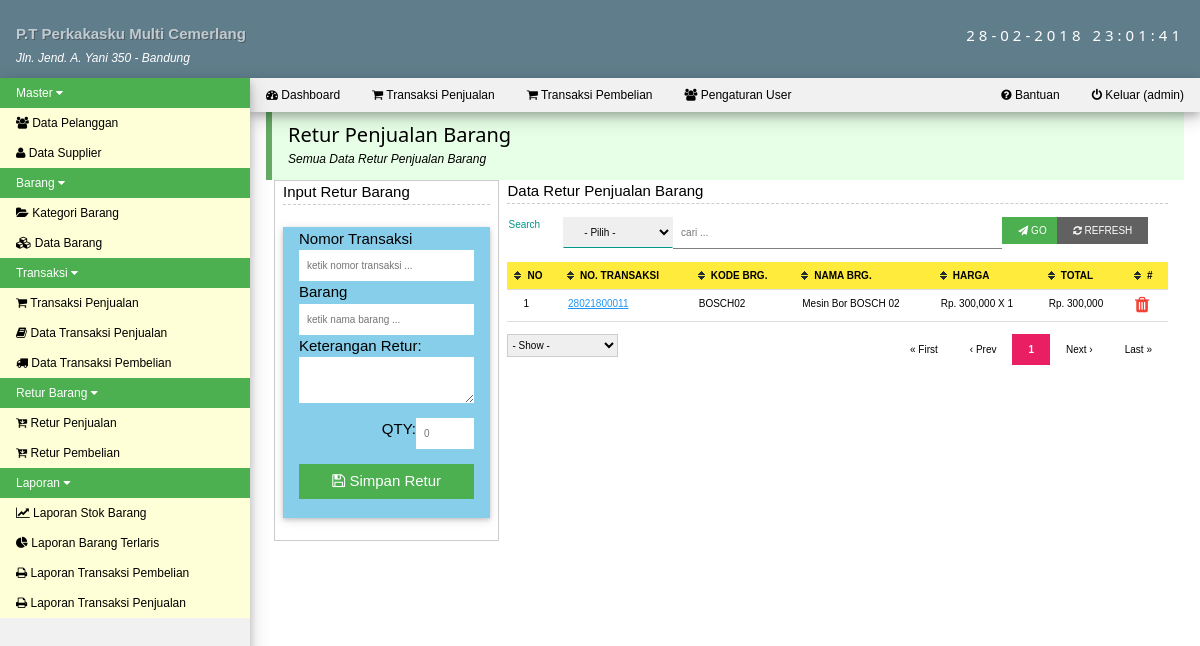
The page /med.php?mod=returpenjualan (signed in) on the database its author committed.
### tables this page shows
CREATE TABLE `menu` (
  `id_menu` int(11) NOT NULL,
  `nama_menu` varchar(50) NOT NULL,
  `posisi` int(11) NOT NULL
);

CREATE TABLE `modul` (
  `id_modul` int(11) NOT NULL,
  `id_menu` int(11) NOT NULL,
  `nama_modul` varchar(150) NOT NULL,
  `link_menu` text NOT NULL,
  `posisi` int(11) NOT NULL,
  `icon_menu` varchar(150) NOT NULL
);

CREATE TABLE `tb_retur_penjualan` (
  `no_transaksi` varchar(30) NOT NULL,
  `kode_barang` varchar(30) NOT NULL,
  `qty` int(4) NOT NULL,
  `harga` double(10,2) NOT NULL,
  `disc` double(5,2) NOT NULL,
  `petugas` int(11) NOT NULL,
  `keterangan` text NOT NULL,
  `timestmp` datetime NOT NULL
);

CREATE TABLE `tb_barang` (
  `kode_barang` varchar(30) NOT NULL,
  `nama_barang` varchar(50) NOT NULL,
  `harga_beli` int(50) NOT NULL,
  `harga_jual` int(50) NOT NULL,
  `kategori_id` char(5) NOT NULL,
  `jml_stok` int(11) NOT NULL,
  `satuan` varchar(10) NOT NULL,
  `kode_supplier` varchar(10) NOT NULL,
  `deskripsi` varchar(300) NOT NULL,
  `tgl_input` date NOT NULL
);

### med.php (the view, shortened to what this page needs)
<!DOCTYPE html>
<html>
<head>
    <link rel="stylesheet" href="css/w3.css">
    <link rel="stylesheet" href="css/font-awesome.min.css">
    <link rel="stylesheet" href="js/jquery-ui/jquery-ui.css">
    <link rel="stylesheet" type="text/css" href="css/pace.css">
</head>
<body>
<div class="w3-top">
<div class="w3-row w3-blue-grey w3-padding">
  <div class="w3-half" style="margin:15px 0 2px 0;"><b class='w3-text-shadow w3-text-bold w3-opacity'>P.T Perkakasku Multi Cemerlang</b><br><i style="font-size:12px;">Jln. Jend. A. Yani 350 - Bandung</i></div>
  <div class="w3-half w3-margin-top w3-wide w3-hide-medium w3-hide-small"><div class="w3-right"><?php echo date('d-m-Y H:i:s'); ?></div></div>
</div>
<nav id="left-nav" class="w3-sidenav w3-small w3-light-grey w3-card-4" style="width:250px;">
  <div id="menuTut" class="myMenu w3-accordion">
    <?php
        $sql_menu = mysql_query("SELECT * FROM menu ORDER BY posisi ASC") or die(mysql_error());
        while ($mn = mysql_fetch_assoc($sql_menu)) {
            echo"<button onclick=\"myFunction('".$mn['id_menu']."')\" class=\"w3-padding-hor-16 w3-btn-block w3-left-align w3-green\"> $mn[nama_menu] <i class=\"fa fa-caret-down\"></i></button>
            <div id=\"$mn[id_menu]\" class=\"w3-accordion-content w3-pale-yellow w3-show\">";
            $sql_sub = mysql_query("SELECT * FROM modul
                WHERE id_menu = '$mn[id_menu]' ORDER BY posisi ASC") or die(mysql_error());
            while ($sm = mysql_fetch_assoc($sql_sub)) {
                echo"<a href=\"$sm[link_menu]\"><i class=\"$sm[icon_menu]\"></i> $sm[nama_modul]</a>";
            }
            echo"</div>";
        }
    ?>
    <br>
    <br>
    <br>
    <br>
    <br>
    <br>
    <br>
  </div>
</nav>
    <div style="margin-left:250px;">
        <ul class="w3-navbar w3-light-grey w3-small w3-card-4">
          <li><a class="w3-hover-black w3-padding-10" href="index.php"><i class="fa fa-dashboard"></i> Dashboard</a></li>
          <li><a class="w3-hover-black w3-padding-10" href="med.php?mod=penjualan"><i class="fa fa-shopping-cart"></i> Transaksi Penjualan</a></li>
          <li><a class="w3-hover-black w3-padding-10" href="med.php?mod=pembelian&act=form"><i class="fa fa-shopping-cart"></i> Transaksi Pembelian</a></li>
          <li><a class="w3-hover-black w3-padding-10" href="med.php?mod=user"><i class="fa fa-group"></i> Pengaturan User</a></li>
          <li class="w3-right"><a class="w3-hover-black w3-padding-10" href="logout.php" onclick="return confirm('Yakin ingin keluar');"><i class="fa fa-power-off"></i> Keluar (<?php echo $_SESSION['login_user']; ?>)</a></li>
          <li class="w3-right"><a class="w3-hover-black w3-padding-10" href="med.php?mod=bantuan"><i class="fa fa-question-circle"></i> Bantuan</a></li>
        </ul>
    </div>
</div>
<div style="margin-left:250px;">
    <div id="main" class="w3-container" style="margin-top:110px">
        <?php include"content.php"; ?>
        <br>
    </div>
</div>
</body>
</html>

### mod/retur/retur_penjualan.php (shortened to what this page needs)
<?php
	$linkaksi = 'med.php?mod=returpenjualan';
	if(isset($_GET['act']))
	{
		$act = $_GET['act'];
		$linkaksi .= '&act='.$act;
	}
	else
	{
		$act = '';
	}
	$aksi = 'mod/retur/act_retur_penjualan.php';
	switch ($act) {
		default :
			echo"<div class='w3-container w3-small w3-pale-green w3-leftbar w3-border-green'>
				<h4 style='margin-bottom:0;padding-bottom:0;'>Retur Penjualan Barang</h4>
				<p style='margin-top:0;padding-top:0;'><i>Semua Data Retur Penjualan Barang</i></p>
			</div>";
			echo"<div class='w3-row-padding'>
				<div class='w3-col s3 w3-card'>
					Input Retur Barang
					<div style='border-bottom:1px dashed #ccc;'></div><br>
					<div class='w3-card-2 w3-light-blue'>
						<form action='$aksi?mod=returpenjualan&act=simpan' method='POST' class='w3-container'>
							<label class='w3-label w3-text-black'>Nomor Transaksi</label>
							<input type='text' name='no_transaksi' id='no_transaksi' placeholder='ketik nomor transaksi ...' class='w3-input w3-tiny w3-border-0' required>
							<label class='w3-label w3-text-black'>Barang</label>
							<input type='text' name='barang' id='barang' placeholder='ketik nama barang ...' class='w3-input w3-tiny w3-border-0' required>
							<label class='w3-label w3-text-black'>Keterangan Retur:</label>
							<textarea name='keterangan' id='keterangan' class='w3-input w3-border-0 w3-tiny'></textarea>
							<p>
							<div class='w3-row'>
								<div class='w3-col s8'><label class='w3-label w3-text-black w3-right'>QTY:</label></div>
								<div class='w3-col s4'>
									<input type='text' name='qty' id='qty' placeholder='0' class='w3-input w3-tiny w3-border-0' required>
								</div>
							</div>
							</p>
							<p><button class='w3-btn' style='width:100%;' onclick=\"return confirm('Klik OK untuk melanjutkan');\"><i class='fa fa-save'></i> Simpan Retur</button></p>
						</form>
					</div>
					<br>
				</div>
				<div class='w3-col s9'>
					Data Retur Penjualan Barang
					<div style='border-bottom:1px dashed #ccc;'></div>";
					echo"<table style='margin-top:12px;'>
						<tr>
							<td>
								<form class='w3-tiny' action='' method='GET'>
									<input type='hidden' name='mod' value='returpenjualan'>
									<div class='w3-row'>
										<div class='w3-col s1'>
											<label class='w3-label'>Search</label>
										</div>
										<div class='w3-col s2'>
											<select name='field' class='w3-select w3-padding'>
												<option value=''>- Pilih -</option>
												<option value='a.no_transaksi'>NO. TRANSAKSI</option>
												<option value='a.kode_barang'>KODE BARANG</option>
												<option value='b.nama_barang'>NAMA BARANG</option>
											</select>
										</div>
										<div class='w3-col s6'>
											<input type='text' name='cari' class='w3-input' placeholder='cari ...'>
										</div>
										<div class='w3-col s1'>
											<button type='submit' class='w3-btn w3-tiny'><i class='fa fa-paper-plane'></i> GO</button>
										</div>
										<div class='w3-col s1'>
											<a href='med.php?mod=returpenjualan' class='w3-btn w3-dark-grey w3-tiny'><i class='fa fa-refresh'></i> REFRESH</a>
										</div>
									</div>
								</form>
							</td>
						</tr>
					</table>";
					echo"<div style='margin-top:12px;margin-bottom:12px;'>
					<table class='w3-table w3-striped w3-bordered w3-tiny w3-hoverable tbl'>
						<thead>
							<tr class='w3-yellow'>
								<th>NO</th>
								<th>NO. TRANSAKSI</th>
								<th>KODE BRG.</th>
								<th>NAMA BRG.</th>
								<th>HARGA</th>
								<th>TOTAL</th>
								<th>#</th>
							</tr>
						</thead>
						<tbody>";
						$p      = new Paging;
						$batas  = 5;
						$posisi = $p->cariPosisi($batas);
						$query = "SELECT a.*, b.nama_barang FROM tb_retur_penjualan a LEFT JOIN tb_barang b
								ON a.kode_barang = b.kode_barang";
						$q 	= "SELECT a.*, b.nama_barang FROM tb_retur_penjualan a LEFT JOIN tb_barang b
								ON a.kode_barang = b.kode_barang";
						$query .= " ORDER BY a.timestmp DESC LIMIT $posisi, $batas";
						$q 	.= " ORDER BY a.timestmp DESC";
						$sql_kul = mysql_query($query);
						$fd_kul = mysql_num_rows($sql_kul);
						if($fd_kul > 0)
						{
							$total_harga = 0;
							$no = $posisi + 1;
							while ($m = mysql_fetch_assoc($sql_kul)) {
								$harga_disc = $m['harga'] * $m['qty'];
								$sub_total = $harga_disc ;
								$total_harga = $total_harga + $sub_total;
								echo"<tr>
									<td>$no</td>
									<td><a class='w3-hover-text-red w3-text-blue' href='med.php?mod=penjualan&act=printout&id=$m[no_transaksi]'>$m[no_transaksi]</a></td>
									<td>$m[kode_barang]</td>
									<td>$m[nama_barang]</td>
									<td>Rp. ".number_format($m['harga'])." X $m[qty]</td>
									<td>Rp. ".number_format($total_harga)."</td>
									<td><a href='$aksi?mod=returpenjualan&act=hapus&id=$m[no_transaksi]&kode=$m[kode_barang]' onclick=\"return confirm('Yakin hapus data');\"><i class='fa fa-trash w3-large w3-text-red'></i></a>
									</td>
								</tr>";
								$no++;
							}
							$jmldata = mysql_num_rows(mysql_query($q));
							$jmlhalaman  = $p->jumlahHalaman($jmldata, $batas);
				    		$linkHalaman = $p->navHalaman($_GET['halaman'], $jmlhalaman, $linkaksi);
						}
						else
						{
							echo"<tr>
								<td colspan='8'><div class='w3-center'><i>Data Barang Not Found.</i></div></td>
							</tr>";
						}
						echo"</tbody>
					</table></div>";
					echo"<div class='w3-row'>
						<div class='w3-col s2'>
							<form class='w3-tiny' action='' method='GET'>
								<input type='hidden' name='mod' value='returpenjualan'>";
								echo"<select class='w3-select w3-border' name='show' onchange='submit()'>
									<option value=''>- Show -</option>
									<option value='5'>5</option>";
								echo"</select>
							</form>
						</div>
						<div class='w3-col s10'>
							<ul class='w3-pagination w3-right w3-tiny'>
								$linkHalaman
							</ul>
						</div>
					</div>
				</div>
			</div>";
			?>
			<?php
		break;
	}
?>

### css/perfect-scrollbar.css (style rules this page uses)
.ps-container { -ms-touch-action: none; touch-action: none; overflow: hidden !important; -ms-overflow-style: none; }

### med.php (style rules this page uses)
.w3-btn { background-color:#4CAF50 ;margin-bottom:4px; }
.tbl th.header { background-image: url(js/table.sorter/themes/blue/bg.gif); cursor: pointer; font-weight: bold; background-repeat: no-repeat; background-position: center left; padding-left: 20px; margin-left: -1px; }
#left-nav { overflow: hidden; }

### rows shown on the page
menu: nama_menu "Master"
modul: nama_modul "Data Pelanggan"
modul: nama_modul "Data Supplier"
menu: nama_menu "Barang"
modul: nama_modul "Kategori Barang"
modul: nama_modul "Data Barang"
menu: nama_menu "Transaksi"
modul: nama_modul "Transaksi Penjualan"
modul: nama_modul "Data Transaksi Penjualan"
modul: nama_modul "Data Transaksi Pembelian"
menu: nama_menu "Retur Barang"
modul: nama_modul "Retur Penjualan"
modul: nama_modul "Retur Pembelian"
menu: nama_menu "Laporan"
modul: nama_modul "Laporan Stok Barang"
modul: nama_modul "Laporan Barang Terlaris"
modul: nama_modul "Laporan Transaksi Pembelian"
modul: nama_modul "Laporan Transaksi Penjualan"
tb_retur_penjualan: no_transaksi "28021800011", kode_barang "BOSCH02", kode_barang.nama_barang "Mesin Bor BOSCH 02", harga "300,000", qty "1", total_harga "300,000"

### other values the page prints
$_SESSION['login_user'] "admin"
$halaman_aktif "1"
